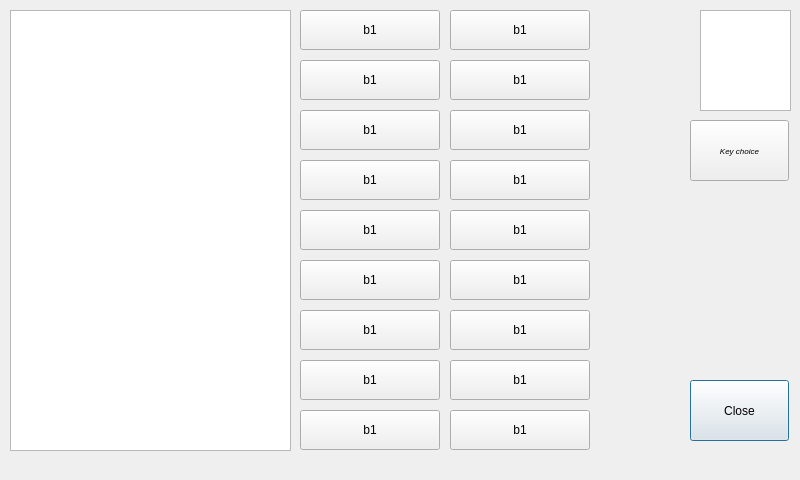
<?xml version="1.0" encoding="UTF-8"?>
<ui version="4.0">
 <class>dialog_newcontrol</class>
 <widget class="QDialog" name="dialog_newcontrol">
  <property name="geometry">
   <rect>
    <x>0</x>
    <y>0</y>
    <width>800</width>
    <height>480</height>
   </rect>
  </property>
  <property name="windowTitle">
   <string>Dialog</string>
  </property>
  <widget class="QTextBrowser" name="textBrowser">
   <property name="geometry">
    <rect>
     <x>10</x>
     <y>10</y>
     <width>281</width>
     <height>441</height>
    </rect>
   </property>
  </widget>
  <widget class="QTextBrowser" name="consoleKey">
   <property name="geometry">
    <rect>
     <x>700</x>
     <y>10</y>
     <width>91</width>
     <height>101</height>
    </rect>
   </property>
   <property name="font">
    <font>
     <pointsize>8</pointsize>
     <italic>true</italic>
    </font>
   </property>
  </widget>
  <widget class="QPushButton" name="bClose">
   <property name="geometry">
    <rect>
     <x>690</x>
     <y>380</y>
     <width>99</width>
     <height>61</height>
    </rect>
   </property>
   <property name="font">
    <font>
     <pointsize>9</pointsize>
    </font>
   </property>
   <property name="styleSheet">
    <string notr="true"/>
   </property>
   <property name="text">
    <string>Close</string>
   </property>
  </widget>
  <widget class="QPushButton" name="bClose_2">
   <property name="geometry">
    <rect>
     <x>690</x>
     <y>120</y>
     <width>99</width>
     <height>61</height>
    </rect>
   </property>
   <property name="font">
    <font>
     <pointsize>6</pointsize>
     <italic>true</italic>
    </font>
   </property>
   <property name="styleSheet">
    <string notr="true"/>
   </property>
   <property name="text">
    <string>Key choice</string>
   </property>
  </widget>
  <widget class="QPushButton" name="b1">
   <property name="geometry">
    <rect>
     <x>300</x>
     <y>10</y>
     <width>140</width>
     <height>40</height>
    </rect>
   </property>
   <property name="font">
    <font>
     <pointsize>9</pointsize>
    </font>
   </property>
   <property name="styleSheet">
    <string notr="true"/>
   </property>
   <property name="text">
    <string>b1</string>
   </property>
  </widget>
  <widget class="QPushButton" name="bClose_4">
   <property name="geometry">
    <rect>
     <x>340</x>
     <y>-140</y>
     <width>99</width>
     <height>61</height>
    </rect>
   </property>
   <property name="font">
    <font>
     <pointsize>6</pointsize>
     <italic>true</italic>
    </font>
   </property>
   <property name="styleSheet">
    <string notr="true"/>
   </property>
   <property name="text">
    <string>Key choice</string>
   </property>
  </widget>
  <widget class="QPushButton" name="b1_4">
   <property name="geometry">
    <rect>
     <x>300</x>
     <y>60</y>
     <width>140</width>
     <height>40</height>
    </rect>
   </property>
   <property name="font">
    <font>
     <pointsize>9</pointsize>
    </font>
   </property>
   <property name="styleSheet">
    <string notr="true"/>
   </property>
   <property name="text">
    <string>b1</string>
   </property>
  </widget>
  <widget class="QPushButton" name="b1_5">
   <property name="geometry">
    <rect>
     <x>300</x>
     <y>160</y>
     <width>140</width>
     <height>40</height>
    </rect>
   </property>
   <property name="font">
    <font>
     <pointsize>9</pointsize>
    </font>
   </property>
   <property name="styleSheet">
    <string notr="true"/>
   </property>
   <property name="text">
    <string>b1</string>
   </property>
  </widget>
  <widget class="QPushButton" name="b1_8">
   <property name="geometry">
    <rect>
     <x>300</x>
     <y>110</y>
     <width>140</width>
     <height>40</height>
    </rect>
   </property>
   <property name="font">
    <font>
     <pointsize>9</pointsize>
    </font>
   </property>
   <property name="styleSheet">
    <string notr="true"/>
   </property>
   <property name="text">
    <string>b1</string>
   </property>
  </widget>
  <widget class="QPushButton" name="b1_9">
   <property name="geometry">
    <rect>
     <x>300</x>
     <y>260</y>
     <width>140</width>
     <height>40</height>
    </rect>
   </property>
   <property name="font">
    <font>
     <pointsize>9</pointsize>
    </font>
   </property>
   <property name="styleSheet">
    <string notr="true"/>
   </property>
   <property name="text">
    <string>b1</string>
   </property>
  </widget>
  <widget class="QPushButton" name="b1_11">
   <property name="geometry">
    <rect>
     <x>300</x>
     <y>210</y>
     <width>140</width>
     <height>40</height>
    </rect>
   </property>
   <property name="font">
    <font>
     <pointsize>9</pointsize>
    </font>
   </property>
   <property name="styleSheet">
    <string notr="true"/>
   </property>
   <property name="text">
    <string>b1</string>
   </property>
  </widget>
  <widget class="QPushButton" name="b1_13">
   <property name="geometry">
    <rect>
     <x>300</x>
     <y>310</y>
     <width>140</width>
     <height>40</height>
    </rect>
   </property>
   <property name="font">
    <font>
     <pointsize>9</pointsize>
    </font>
   </property>
   <property name="styleSheet">
    <string notr="true"/>
   </property>
   <property name="text">
    <string>b1</string>
   </property>
  </widget>
  <widget class="QPushButton" name="b1_16">
   <property name="geometry">
    <rect>
     <x>300</x>
     <y>360</y>
     <width>140</width>
     <height>40</height>
    </rect>
   </property>
   <property name="font">
    <font>
     <pointsize>9</pointsize>
    </font>
   </property>
   <property name="styleSheet">
    <string notr="true"/>
   </property>
   <property name="text">
    <string>b1</string>
   </property>
  </widget>
  <widget class="QPushButton" name="b1_17">
   <property name="geometry">
    <rect>
     <x>300</x>
     <y>410</y>
     <width>140</width>
     <height>40</height>
    </rect>
   </property>
   <property name="font">
    <font>
     <pointsize>9</pointsize>
    </font>
   </property>
   <property name="styleSheet">
    <string notr="true"/>
   </property>
   <property name="text">
    <string>b1</string>
   </property>
  </widget>
  <widget class="QPushButton" name="b1_2">
   <property name="geometry">
    <rect>
     <x>450</x>
     <y>10</y>
     <width>140</width>
     <height>40</height>
    </rect>
   </property>
   <property name="font">
    <font>
     <pointsize>9</pointsize>
    </font>
   </property>
   <property name="styleSheet">
    <string notr="true"/>
   </property>
   <property name="text">
    <string>b1</string>
   </property>
  </widget>
  <widget class="QPushButton" name="b1_18">
   <property name="geometry">
    <rect>
     <x>450</x>
     <y>360</y>
     <width>140</width>
     <height>40</height>
    </rect>
   </property>
   <property name="font">
    <font>
     <pointsize>9</pointsize>
    </font>
   </property>
   <property name="styleSheet">
    <string notr="true"/>
   </property>
   <property name="text">
    <string>b1</string>
   </property>
  </widget>
  <widget class="QPushButton" name="b1_10">
   <property name="geometry">
    <rect>
     <x>450</x>
     <y>260</y>
     <width>140</width>
     <height>40</height>
    </rect>
   </property>
   <property name="font">
    <font>
     <pointsize>9</pointsize>
    </font>
   </property>
   <property name="styleSheet">
    <string notr="true"/>
   </property>
   <property name="text">
    <string>b1</string>
   </property>
  </widget>
  <widget class="QPushButton" name="b1_19">
   <property name="geometry">
    <rect>
     <x>450</x>
     <y>410</y>
     <width>140</width>
     <height>40</height>
    </rect>
   </property>
   <property name="font">
    <font>
     <pointsize>9</pointsize>
    </font>
   </property>
   <property name="styleSheet">
    <string notr="true"/>
   </property>
   <property name="text">
    <string>b1</string>
   </property>
  </widget>
  <widget class="QPushButton" name="b1_14">
   <property name="geometry">
    <rect>
     <x>450</x>
     <y>310</y>
     <width>140</width>
     <height>40</height>
    </rect>
   </property>
   <property name="font">
    <font>
     <pointsize>9</pointsize>
    </font>
   </property>
   <property name="styleSheet">
    <string notr="true"/>
   </property>
   <property name="text">
    <string>b1</string>
   </property>
  </widget>
  <widget class="QPushButton" name="b1_6">
   <property name="geometry">
    <rect>
     <x>450</x>
     <y>60</y>
     <width>140</width>
     <height>40</height>
    </rect>
   </property>
   <property name="font">
    <font>
     <pointsize>9</pointsize>
    </font>
   </property>
   <property name="styleSheet">
    <string notr="true"/>
   </property>
   <property name="text">
    <string>b1</string>
   </property>
  </widget>
  <widget class="QPushButton" name="b1_12">
   <property name="geometry">
    <rect>
     <x>450</x>
     <y>210</y>
     <width>140</width>
     <height>40</height>
    </rect>
   </property>
   <property name="font">
    <font>
     <pointsize>9</pointsize>
    </font>
   </property>
   <property name="styleSheet">
    <string notr="true"/>
   </property>
   <property name="text">
    <string>b1</string>
   </property>
  </widget>
  <widget class="QPushButton" name="b1_7">
   <property name="geometry">
    <rect>
     <x>450</x>
     <y>160</y>
     <width>140</width>
     <height>40</height>
    </rect>
   </property>
   <property name="font">
    <font>
     <pointsize>9</pointsize>
    </font>
   </property>
   <property name="styleSheet">
    <string notr="true"/>
   </property>
   <property name="text">
    <string>b1</string>
   </property>
  </widget>
  <widget class="QPushButton" name="b1_15">
   <property name="geometry">
    <rect>
     <x>450</x>
     <y>110</y>
     <width>140</width>
     <height>40</height>
    </rect>
   </property>
   <property name="font">
    <font>
     <pointsize>9</pointsize>
    </font>
   </property>
   <property name="styleSheet">
    <string notr="true"/>
   </property>
   <property name="text">
    <string>b1</string>
   </property>
  </widget>
 </widget>
 <resources/>
 <connections/>
</ui>
